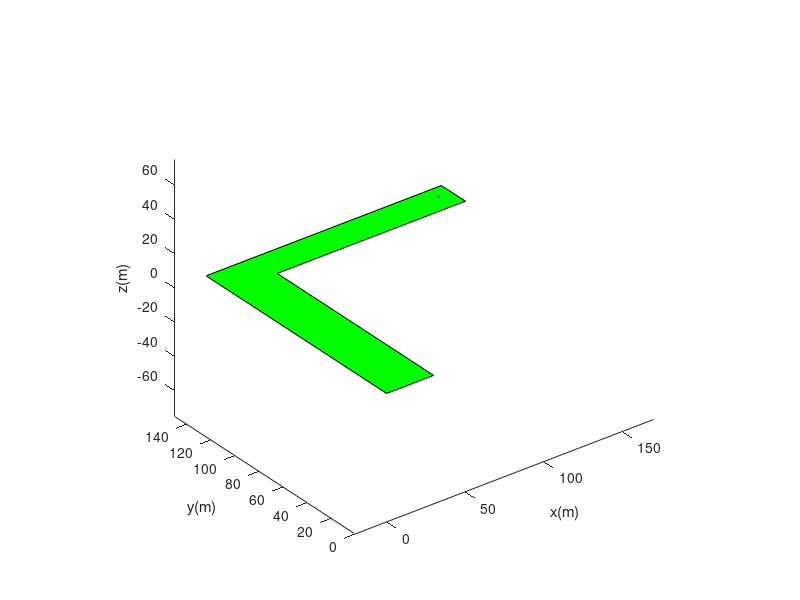

Reproduce this figure in MATLAB. (Note: this script raises an error after producing the figure.)
%
% Definir terrain
%
xter=[0  30  30 150 150   0   0];
yter=[0   0 130 130 150 150   0];
zter=[0   0   0   0   0   0   0];
theta=pi/10;
%
% Pour que la coupe paraisse sur le terrain 
% utiliser un rayon de 54 cm au lieu de 5.4 cm
%
for i=1:21
  xcoupe(i)=142+(5.4/10)*cos((i-1)*theta);
  ycoupe(i)=142+(5.4/10)*sin((i-1)*theta);
  zcoupe(i)=0.0;
end
for vit=1:4
  if vit == 1
    rbi=[13.10857 142];
    vbi=[30 0 21.052266]; %m/s
    wbi=[0  -450 0]; %m/s
  elseif vit == 2
    rbi=[15 120];
    vbi=[25.3132 20.3132 22.052266]; %m/s
    wbi=[170 -170 -420]; %m/s
  elseif vit == 3
    rbi=[13.6 130.766];
    vbi=[29.885 2.6146 21.052266]; %m/s
    wbi=[33.16095 -379.068156  0.0]; %m/s
  elseif vit == 4
    rbi=[13.3 130.];
    vbi=[29.885 2.6146 21.052266]; %m/s
    wbi=[0 -100.  -100.00000000]; %m/s

  end;
%
%  Tracer terrain, lanceur et zone des prises 
%
  clf;
  hold;
  fprintf('\nSimulation %3d\n',vit);
  xlabel('x(m)');
  ylabel('y(m)');
  zlabel('z(m)');
  axis equal;
  fill3(xter,yter,zter,[0 1 0]);
  fill3(xcoupe,ycoupe,zcoupe,[0 0 0]);
  for option=1:3
    if option == 1
      fprintf('Acceleration gravitationnelle seulement \n');
      type='r-';
    elseif option == 2
      fprintf('Acceleration gravitationnelle et force visqueuse \n');
      type='b-';
    elseif option == 3
      fprintf('Acceleration gravitationnelle, force visqueuse et force de Magnus\n');
      type='k-';
    end;
    fprintf('Position initiale de la balle [%12.8f %12.8f]  m \n',rbi(1),rbi(2));
    fprintf('Vitesse initiale de la balle  [%12.8f %12.8f %12.8f]  m/s \n',vbi(1),vbi(2),vbi(3));
    fprintf('Vitesse angulaire de la balle [%12.8f %12.8f %12.8f] rad/s \n',wbi(1),wbi(2),wbi(3));
    [coup vf t x y z ]=Devoir2(option,rbi,vbi,wbi);
    lastt=length(t);
    fprintf('\nLa simualtion se termine au temps %12.8f s \n',t(lastt));
    plot3(x,y,z,type);
    if coup == 0
      fprintf('Le golfeur a un trou d''un coup \n');
    elseif coup == 1
      fprintf('Le balle demeure sur le terrain \n');
    elseif coup == 2
      fprintf('Le balle sort du terrain \n');
    end
    fprintf('Vitesse finale de la balle     [%12.8f %12.8f %12.8f]  m/s\n',vf(1),vf(2),vf(3));
    fprintf('Position finale de la balle    [%12.8f %12.8f %12.8f]  m \n',x(lastt),y(lastt),z(lastt));
   fprintf('\n\n');
  end
  legend('Option 1','Option 2','Option 3') 
  pause;
  hold;
end